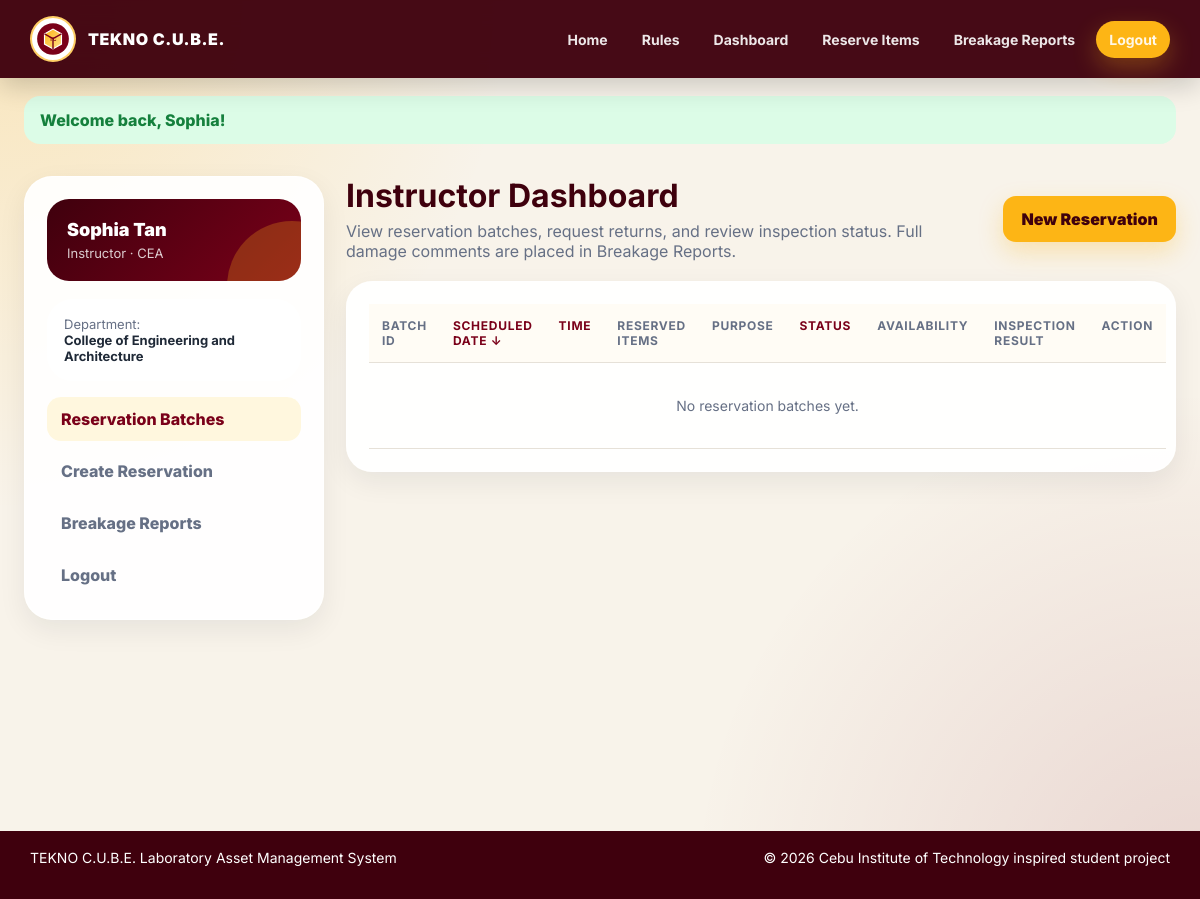
Page /instructor/dashboard.php (signed in) on the committed database.
### tables this page shows
CREATE TABLE Instructor (
    UserID VARCHAR(20) PRIMARY KEY,
    Department VARCHAR(50) NOT NULL,
    CONSTRAINT fk_instructor_user FOREIGN KEY (UserID) REFERENCES `User`(UserID) ON DELETE CASCADE ON UPDATE CASCADE
);

CREATE TABLE `User` (
    UserID VARCHAR(20) PRIMARY KEY,
    FirstName VARCHAR(50) NOT NULL,
    LastName VARCHAR(50) NOT NULL,
    UserType ENUM('Student','Instructor','Admin') NOT NULL,
    Email VARCHAR(100) NOT NULL UNIQUE,
    PasswordHash VARCHAR(255) NOT NULL,
    CreatedAt TIMESTAMP NOT NULL DEFAULT CURRENT_TIMESTAMP
);

### connect.php (called while the page is built, shortened)
<?php
function url(string $path = ''): string
{
    return BASE_URL . ltrim($path, '/');
}
function h(?string $value): string
{
    return htmlspecialchars($value ?? '', ENT_QUOTES, 'UTF-8');
}
?>

### includes/options.php (called while the page is built, shortened)
<?php
function college_departments(): array
{
    return [
        'DEPT-CEA' => ['code' => 'CEA', 'name' => 'College of Engineering and Architecture', 'short' => 'Engineering and Architecture', 'location' => 'Engineering and Architecture Building'],
        'DEPT-CMBA' => ['code' => 'CMBA', 'name' => 'College of Management, Business & Accountancy', 'short' => 'Management, Business & Accountancy', 'location' => 'Management and Business Building'],
        'DEPT-CASE' => ['code' => 'CASE', 'name' => 'College of Arts, Sciences, & Education', 'short' => 'Arts, Sciences, & Education', 'location' => 'Arts, Sciences, and Education Building'],
        'DEPT-CNAHS' => ['code' => 'CNAHS', 'name' => 'College of Nursing & Allied Health Sciences', 'short' => 'Nursing & Allied Health Sciences', 'location' => 'Nursing and Allied Health Sciences Building'],
        'DEPT-CCS' => ['code' => 'CCS', 'name' => 'College of Computer Studies', 'short' => 'Computer Studies', 'location' => 'NGE Building'],
        'DEPT-CCJ' => ['code' => 'CCJ', 'name' => 'College of Criminal Justice', 'short' => 'Criminal Justice', 'location' => 'Criminal Justice Building'],
    ];
}
function department_name(string $departmentId): string
{
    $departments = college_departments();
    return $departments[$departmentId]['name'] ?? $departmentId;
}
function department_code(string $departmentId): string
{
    $departments = college_departments();
    return $departments[$departmentId]['code'] ?? $departmentId;
}
?>

### instructor/dashboard.php (the view, shortened to what this page needs)
<?php
require_once '../connect.php';
require_once ROOT_PATH . '/includes/options.php';
$userId = $_SESSION['user_id'];
$stmt = $connection->prepare('SELECT u.*, i.Department FROM `User` u JOIN Instructor i ON u.UserID=i.UserID WHERE u.UserID=?');
$stmt->bind_param('s', $userId);
$stmt->execute();
$profile = $stmt->get_result()->fetch_assoc();
$sort = $_GET['sort'] ?? 'date';
$dir = strtolower($_GET['dir'] ?? 'desc') === 'asc' ? 'ASC' : 'DESC';
$sortMap = [
    'date' => 'rb.ScheduleDate',
    'time' => 'rb.StartTime',
    'status' => 'rb.ReservationStatus',
];
$orderBy = $sortMap[$sort] ?? $sortMap['date'];
$stmt = $connection->prepare("SELECT rb.*,
        GROUP_CONCAT(CONCAT(ri.QuantityReserved, ' x ', ii.ItemName) ORDER BY ii.ItemName SEPARATOR ', ') AS ReservedItems,
        GROUP_CONCAT(
            CASE
                WHEN ri.ReturnCondition IN ('Worn','Damaged') THEN CONCAT(ii.ItemName, ': ', ri.ReturnCondition, IF(COALESCE(ri.InspectorComment,'') <> '', CONCAT(' - ', ri.InspectorComment), ''))
                ELSE NULL
            END
            ORDER BY ii.ItemName SEPARATOR ' | '
        ) AS InspectionNotes,
        MAX(CASE WHEN ri.ReturnCondition='Damaged' THEN 2 WHEN ri.ReturnCondition='Worn' THEN 1 ELSE 0 END) AS WarningLevel,
        GROUP_CONCAT(DISTINCT rbr.ReportNumber ORDER BY rbr.ReportNumber SEPARATOR ', ') AS ReportNumbers,
        MAX(CASE WHEN rbr.SettlementStatus='Pending' THEN 1 ELSE 0 END) AS HasPendingReport
    FROM Reservation_batch rb
    LEFT JOIN Reserved_item ri ON rb.BatchID = ri.BatchID
    LEFT JOIN Inventory_item ii ON ri.AssetNumber = ii.AssetNumber
    LEFT JOIN Reservation_breakage_report rbr ON ri.BatchID = rbr.BatchID AND ri.AssetNumber = rbr.AssetNumber
    WHERE rb.UserID=?
    GROUP BY rb.BatchID
    ORDER BY {$orderBy} {$dir}, rb.StartTime {$dir}");
$stmt->bind_param('s', $userId);
$stmt->execute();
$reservations = $stmt->get_result();
function sort_link_instructor(string $key, string $label, string $currentSort, string $currentDir): string
{
    $nextDir = ($currentSort === $key && strtoupper($currentDir) === 'ASC') ? 'desc' : 'asc';
    $indicator = $currentSort === $key ? (strtoupper($currentDir) === 'ASC' ? ' ↑' : ' ↓') : '';
    return '<a href="' . url('instructor/dashboard.php?' . http_build_query(['sort' => $key, 'dir' => $nextDir])) . '">' . h($label . $indicator) . '</a>';
}
require_once ROOT_PATH . '/includes/header.php';
?>
<div class="layout">
    <aside class="sidebar">
        <div class="profile-box">
            <div class="name"><?= h($profile['FirstName'].' '.$profile['LastName']) ?></div>
            <div class="role">Instructor · <?= h(department_code($profile['Department'])) ?></div>
        </div>
        <div class="panel" style="box-shadow:none;margin-bottom:16px;padding:16px;">
            <p style="margin:0;color:var(--muted);font-size:13px;">Department:<br><strong style="color:var(--ink);"><?= h(department_name($profile['Department'])) ?></strong></p>
        </div>
        <div class="side-links">
            <a class="active" href="<?= url('instructor/dashboard.php') ?>">Reservation Batches</a>
            <a href="<?= url('instructor/reservation_add.php') ?>">Create Reservation</a>
            <a href="<?= url('instructor/breakage_reports.php') ?>">Breakage Reports</a>
            <a href="<?= url('logout.php') ?>">Logout</a>
        </div>
    </aside>
    <section class="content">
        <div class="page-head">
            <div>
                <h1>Instructor Dashboard</h1>
                <p>View reservation batches, request returns, and review inspection status. Full damage comments are placed in Breakage Reports.</p>
            </div>
            <a class="btn btn-gold" href="<?= url('instructor/reservation_add.php') ?>">New Reservation</a>
        </div>
        <div class="panel table-wrap">
            <table>
                <thead>
                    <tr>
                        <th>Batch ID</th>
                        <th><?= sort_link_instructor('date', 'Scheduled Date', $sort, $dir) ?></th>
                        <th><?= sort_link_instructor('time', 'Time', $sort, $dir) ?></th>
                        <th>Reserved Items</th>
                        <th>Purpose</th>
                        <th><?= sort_link_instructor('status', 'Status', $sort, $dir) ?></th>
                        <th>Availability</th>
                        <th>Inspection Result</th>
                        <th>Action</th>
                    </tr>
                </thead>
                <tbody>
                    <?php if ($reservations->num_rows === 0): ?>
                        <tr><td class="empty" colspan="9">No reservation batches yet.</td></tr>
                    <?php endif; ?>
                </tbody>
            </table>
        </div>
    </section>
</div>
<?php require_once ROOT_PATH . '/includes/footer.php'; ?>

### css/site.css (style rules this page uses)
:root { --maroon: #7A0019; --maroon-dark: #3F000D; --maroon-900: #250007; --gold: #FDB515; --gold-dark: #D99A00; --gold-soft: #FFF7DE; --ink: #1F2937; --muted: #667085; --line: #E6E1D8; --bg: #F8F3EA; --card: #FFFFFF; --success: #15803D; --success-bg: #DCFCE7; --danger: #B91C1C; --danger-bg: #FEE2E2; --warning: #A16207; --warning-bg: #FEF3C7; --info: #1D4ED8; --info-bg: #DBEAFE; --shadow: 0 18px 45px rgba(74, 0, 16, .12); --soft-shadow: 0 10px 28px rgba(17, 24, 39, .07); }
* { box-sizing: border-box; }
html { scroll-behavior: smooth; }
body { margin: 0; font-family: 'Inter', 'Segoe UI', sans-serif; color: var(--ink); background: radial-gradient(circle at top left, rgba(253,181,21,.22), transparent 34%), radial-gradient(circle at bottom right, rgba(122,0,25,.12), transparent 34%), var(--bg); min-height: 100vh; }
a { color: inherit; text-decoration: none; }
.btn { display: inline-flex; align-items: center; justify-content: center; gap: 8px; border: 0; border-radius: 13px; padding: 13px 18px; font-weight: 900; cursor: pointer; transition: transform .15s ease, box-shadow .15s ease, opacity .15s ease; white-space: nowrap; }
.btn-gold { background: var(--gold); color: var(--maroon-dark); box-shadow: 0 10px 24px rgba(253,181,21,.28); }
.layout { width: min(1460px, 96vw); margin: 32px auto 48px; display: grid; grid-template-columns: 300px 1fr; gap: 22px; }
.sidebar { background: rgba(255,255,255,.92); border: 1px solid rgba(255,255,255,.8); border-radius: 28px; padding: 22px; box-shadow: var(--soft-shadow); position: sticky; top: 100px; height: fit-content; }
.profile-box { background: linear-gradient(135deg, var(--maroon-dark), var(--maroon)); color: #fff; border-radius: 22px; padding: 20px; margin-bottom: 18px; overflow: hidden; position: relative; }
.profile-box::after { content: ''; position: absolute; width: 130px; height: 130px; border-radius: 50%; background: rgba(253,181,21,.25); right: -56px; bottom: -70px; }
.profile-box .name { font-size: 18px; font-weight: 900; position: relative; z-index: 1; }
.profile-box .role { color: rgba(255,255,255,.8); font-size: 13px; margin-top: 5px; position: relative; z-index: 1; }
.side-links { display: grid; gap: 8px; }
.side-links a { padding: 12px 14px; border-radius: 14px; color: var(--muted); font-weight: 800; }
.side-links a:hover, .side-links a.active { background: var(--gold-soft); color: var(--maroon); }
.content { min-width: 0; }
.page-head { display: flex; justify-content: space-between; align-items: center; gap: 18px; margin-bottom: 20px; }
.page-head h1 { font-size: 32px; margin: 0; color: var(--maroon-dark); }
.page-head p { margin: 6px 0 0; color: var(--muted); }
.panel { background: rgba(255,255,255,.94); border: 1px solid rgba(255,255,255,.85); border-radius: 26px; box-shadow: var(--soft-shadow); padding: 22px; }
.table-wrap { overflow-x: auto; }
table { width: 100%; border-collapse: collapse; }
th, td { padding: 14px 13px; text-align: left; border-bottom: 1px solid var(--line); vertical-align: top; }
th { color: var(--muted); font-size: 12px; text-transform: uppercase; letter-spacing: .06em; background: #FFFCF5; }
td { font-size: 14px; }
th a { color: var(--maroon); }
.empty { text-align: center; color: var(--muted); padding: 34px; }

### rows in the picture
instructor: UserID.LastName "Sophia Tan", Department "CEA", Department "College of Engineering and Architecture"

### other values in the picture
$flash['message'] "Welcome back, Sophia!"
$label . $indicator "SCHEDULED DATE ↓ TIME STATUS"
